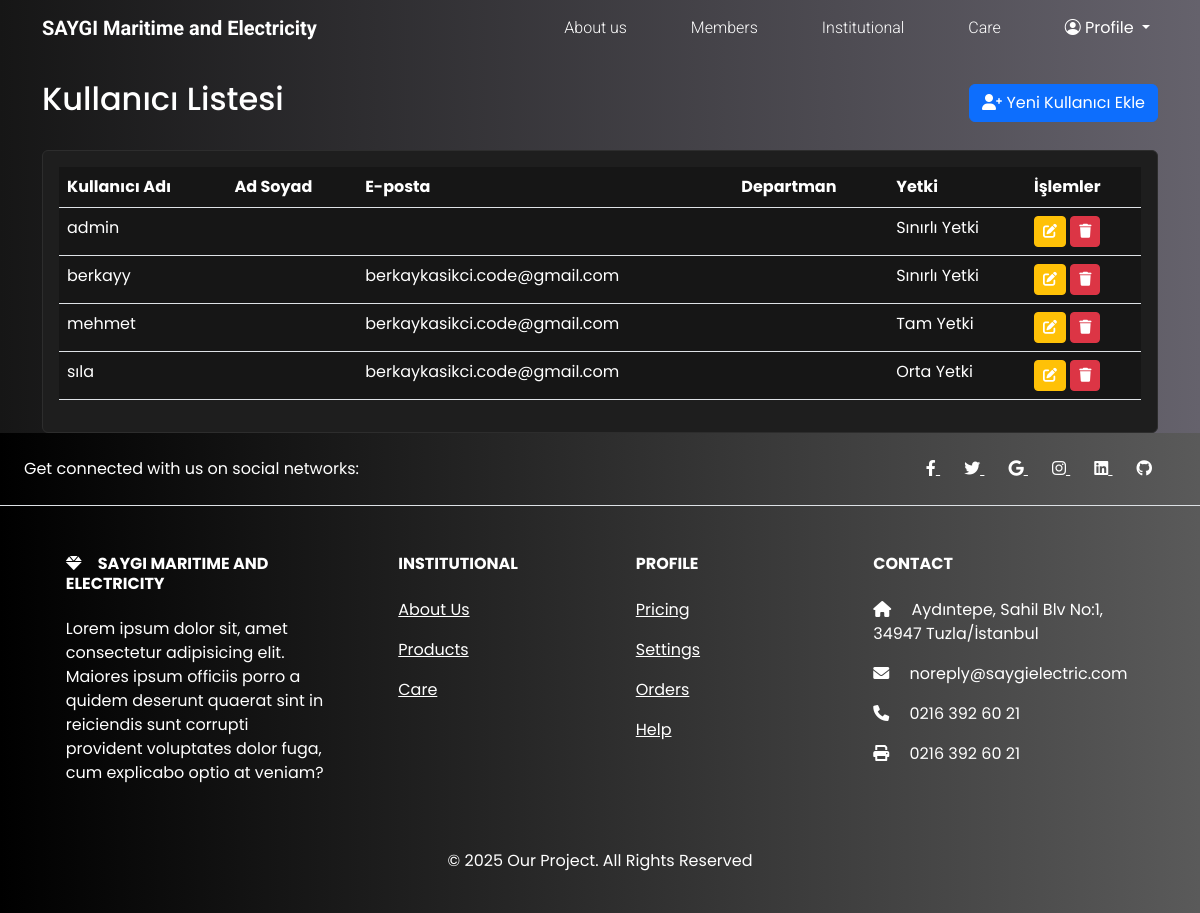
The page /users/ (signed in) on the database as committed earlier.
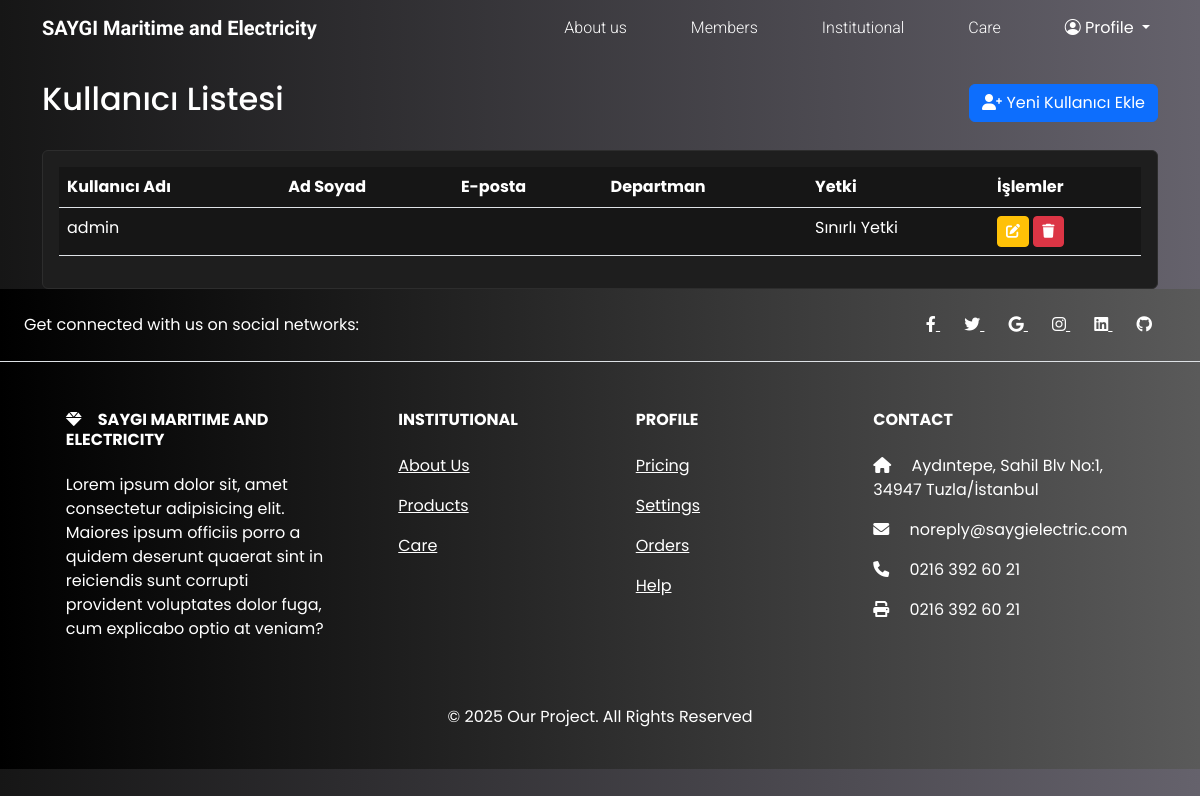
The same page on the database as committed later.
### jobs/models.py (models this page shows, shortened)
class CustomUser(AbstractUser):
    DEPARTMAN_CHOICES = [
        ("otomasyon", "Otomasyon"),
        ("yeni_insa", "Yeni İnşa"),
        ("bakim", "Bakım"),
        ("kalite", "Kalite"),
        ("diger", "Diğer"),
    ]
    YETKI_CHOICES = [
        ("yetki1", "Tam Yetki"),
        ("yetki2", "Yüksek Yetki"),
        ("yetki3", "Orta Yetki"),
        ("yetki4", "Düşük Yetki"),
        ("yetki5", "Sınırlı Yetki"),
    ]
    phone_number = models.CharField(
        _("Telefon Numarası"), max_length=15, blank=True, null=True
    )
    department = models.ForeignKey(
        "Department",
        on_delete=models.SET_NULL,
        null=True,
        blank=True,
        verbose_name=_("Departman")
    )
    yetki = models.CharField(
        _("Yetki Seviyesi"), max_length=10, choices=YETKI_CHOICES, default="yetki5"
    )

### jobs/views.py (the view)
# urls.py: path("users/", user_list, name="user_list"),
@user_passes_test(is_superuser)
def user_list(request):
    users = CustomUser.objects.all()
    return render(request, "users/list.html", {"users": users})

### jobs/views.py (called while the page is built)
def is_superuser(user):
    return user.is_superuser

### jobs/templates/users/list.html (shortened to what this page needs)
{% extends "base.html" %}
{% load i18n %}
{% load static %}
{% block content %}
    <div class="container mt-4">
        <div class="d-flex justify-content-between align-items-center mb-4">
            <h2>{% trans "Kullanıcı Listesi" %}</h2>
            <a href="{% url 'signup' %}" class="btn btn-primary">
                <i class="fas fa-user-plus"></i> {% trans "Yeni Kullanıcı Ekle" %}
            </a>
        </div>
        <div class="card">
            <div class="card-body">
                <div class="table-responsive">
                    <table class="table table-hover">
                        <thead>
                            <tr>
                                <th>{% trans "Kullanıcı Adı" %}</th>
                                <th>{% trans "Ad Soyad" %}</th>
                                <th>{% trans "E-posta" %}</th>
                                <th>{% trans "Departman" %}</th>
                                <th>{% trans "Yetki" %}</th>
                                <th>{% trans "İşlemler" %}</th>
                            </tr>
                        </thead>
                        <tbody>
                            {% for user in users %}
                            <tr>
                                <td>{{ user.username }}</td>
                                <td>{{ user.get_full_name }}</td>
                                <td>{{ user.email }}</td>
                                <td>{{ user.get_department_display }}</td>
                                <td>{{ user.get_yetki_display }}</td>
                                <td>
                                    <a href="{% url 'user_edit' user.id %}" class="btn btn-sm btn-warning">
                                        <i class="fas fa-edit"></i>
                                    </a>
                                    <a href="{% url 'user_delete' user.id %}" class="btn btn-sm btn-danger"
                                       onclick="return confirm('{% trans "Bu kullanıcıyı silmek istediğinizden emin misiniz?" %}')">
                                        <i class="fas fa-trash"></i>
                                    </a>
                                </td>
                            </tr>
                            {% empty %}
                            <tr>
                                <td colspan="6" class="text-center">{% trans "Henüz kullanıcı bulunmamaktadır." %}</td>
                            </tr>
                            {% endfor %}
                        </tbody>
                    </table>
                </div>
            </div>
        </div>
    </div>
{% endblock content %}

Rows that differ between the two databases and show on the page:
removed CustomUser: username "berkayy", email "berkaykasikci.code@gmail.com", yetki "Sınırlı Yetki"
removed CustomUser: username "mehmet", email "berkaykasikci.code@gmail.com", yetki "Tam Yetki"
removed CustomUser: username "sıla", email "berkaykasikci.code@gmail.com", yetki "Orta Yetki"
